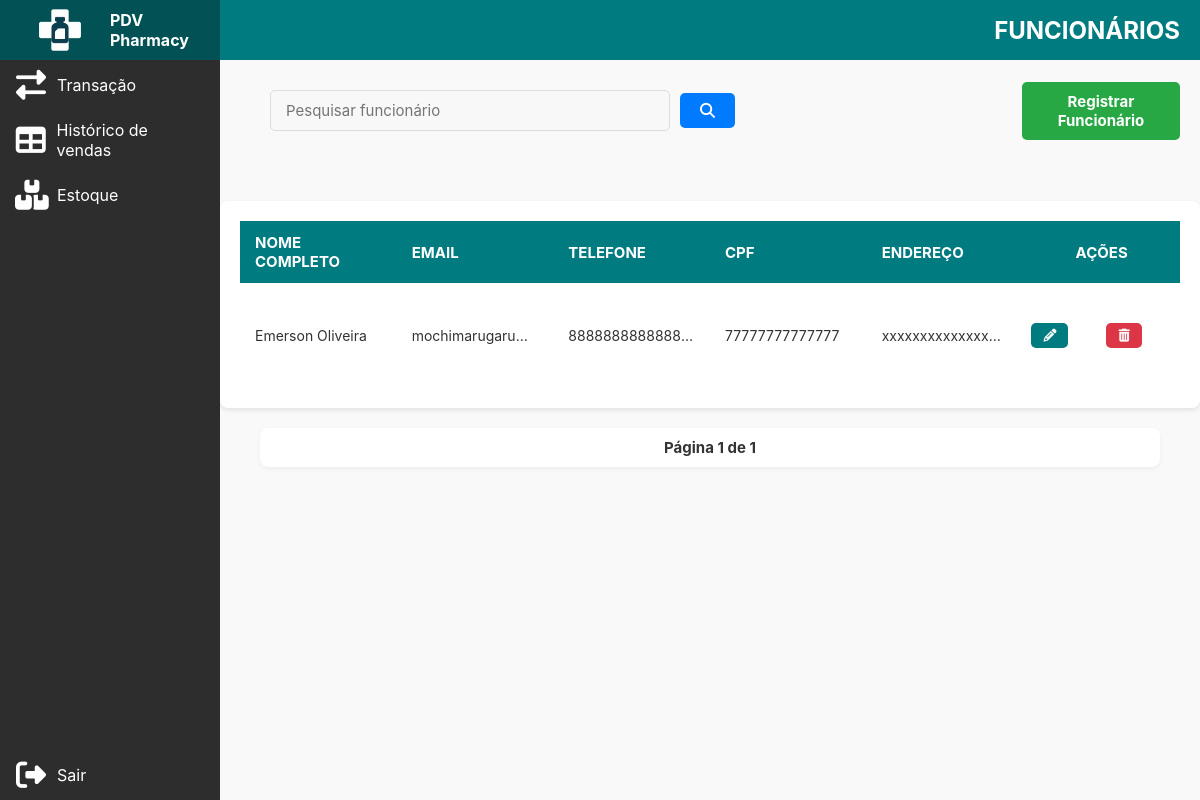
The page /funcionarios/listar/ (signed in) on the database as committed earlier.
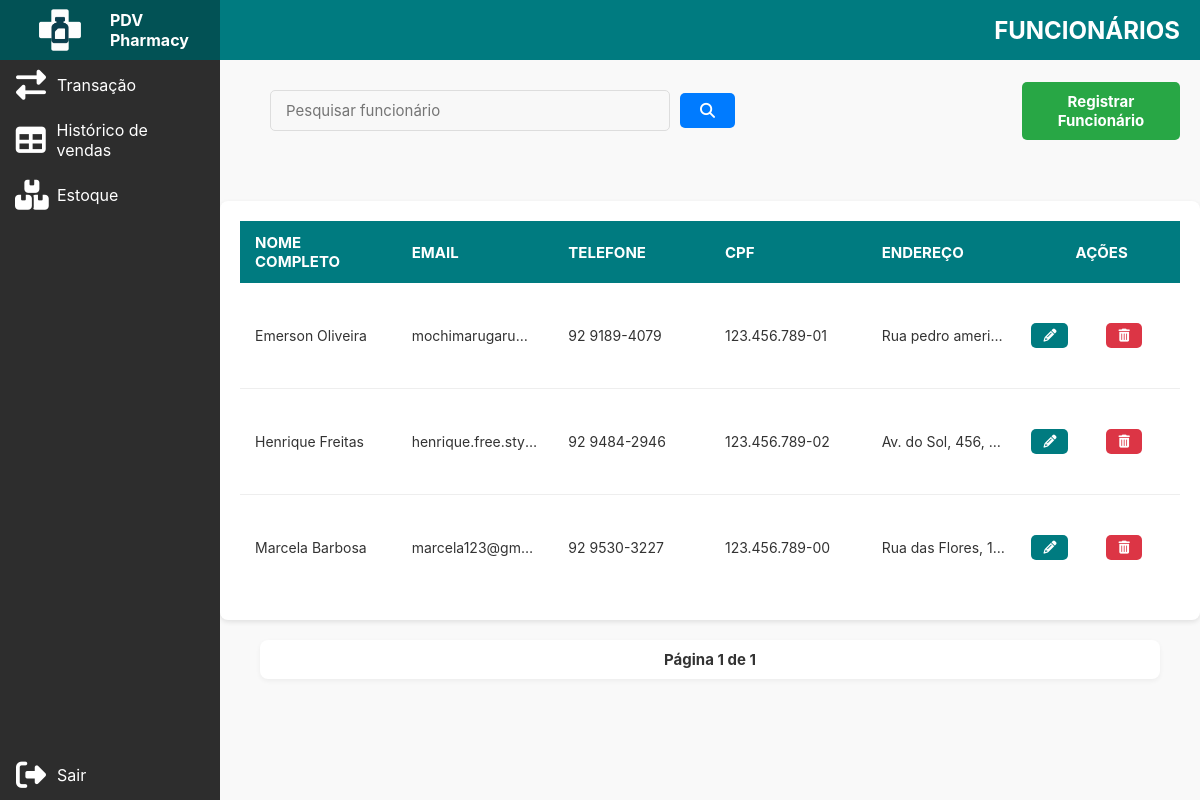
The same page on the database as committed later.
### funcionario/models.py (models this page shows)
class Funcionario(models.Model):
    user = models.OneToOneField(User, on_delete=models.CASCADE, null=True, blank=True)  # ALTERADO TEMPORARIAMENTE
    SEXO_CHOICES = [
        ('M', 'Masculino'),
        ('F', 'Feminino'),
        ('O', 'Outro'),
    ]
    telefone = models.CharField(max_length=15)
    cpf = models.CharField(max_length=14, unique=True)
    endereco = models.CharField(max_length=255)
    sexo = models.CharField(max_length=1, choices=SEXO_CHOICES)
    data_nascimento = models.DateField()
    foto = models.ImageField(upload_to='fotos_funcionarios/', blank=True, null=True)
    observacao = models.TextField(blank=True, null=True)
    criado_em = models.DateTimeField(auto_now_add=True)

### funcionario/views.py (the view, shortened to what this page needs)
# urls.py: path('listar/', views.listar_funcionarios, name='listar_funcionarios'),
@login_required
def listar_funcionarios(request):
    if not is_dono(request.user):
        return redirect('login')
    query = request.GET.get('q', '')
    funcionarios_qs = Funcionario.objects.all().order_by('user__first_name', 'user__last_name')
    paginator = Paginator(funcionarios_qs, 10)
    page_number = request.GET.get('page')
    page_obj = paginator.get_page(page_number)
    return render(request, 'funcionarios/listar.html', {
        'page_obj': page_obj,
        'query': query
    })

### funcionario/views.py (called while the page is built)
def is_dono(user):
    return user.groups.filter(name='dono').exists()

### templates/funcionarios/listar.html (shortened to what this page needs)
{% load static %}
<html lang="pt">
<head>
    <link rel="stylesheet" href="{% static 'css/style_funcionario.css' %}">
    <link rel="stylesheet"  href="https://cdnjs.cloudflare.com/ajax/libs/font-awesome/6.4.0/css/all.min.css"/>
</head>
<body>
<div class="sidebar">
    <div class="sidebar-top">
        <img src="{% static 'img/logo-icon.png' %}" alt="Logo PDV Farma" class="logo">
        <span class="logo-text">PDV Pharmacy</span>
    </div>
    <a href="{% url 'nova_venda' %}"><i class="fas fa-exchange-alt"></i><span>Transação</span></a>
    <a href="{% url 'historico_vendas' %}"><i class="fas fa-solid fa-table"></i><span>Histórico de vendas</span></a>
    <a href="{% url 'listar_produtos' %}"><i class="fas fa-boxes"></i><span>Estoque</span></a>
        {% if user.is_authenticated %}
            <a href="#" class="logout-link">
                <i class="fas fa-sign-out-alt"></i><span>Sair</span>
            </a>
        {% endif %}
    </div>
<div class="main-content">
    <div class="topbar">
        FUNCIONÁRIOS
    </div>
    <div class="controls">
        <form method="GET" action="{% url 'listar_funcionarios' %}">
            <input type="text" name="q" value="{{ query }}" placeholder="Pesquisar funcionário">
            <button type="submit" class="button"><i class="fas fa-search"></i></button>
        </form>
        <a href="{% url 'registrar_funcionario' %}"><button class="button button-primary">Registrar Funcionário</button></a>
    </div>
    <div class="products-list-container">
        {% if page_obj %}
            <table class="data-table">
                <thead>
                    <tr>
                        <th>Nome Completo</th>
                        <th>Email</th>
                        <th>Telefone</th>
                        <th>CPF</th>
                        <th>Endereço</th>
                        <th>Ações</th>
                    </tr>
                </thead>
                <tbody>
                    {% for funcionario in page_obj %}
                        <tr>
                            <td>{{ funcionario.user.first_name }} {{ funcionario.user.last_name }}</td>
                            <td>{{ funcionario.user.email }}</td>
                            <td>{{ funcionario.telefone }}</td>
                            <td>{{ funcionario.cpf }}</td>
                            <td>{{ funcionario.endereco }}</td>
                            <td class="actions-cell">
    <a href="{% url 'editar_funcionario' funcionario.id %}" class="action-button edit">
        <i class="fas fa-pencil-alt"></i> </a>
    <form action="{% url 'deletar_funcionario' funcionario.id %}" method="post" style="display:inline;">
        <button type="submit" class="btn btn-danger" onclick="return confirm('Tem certeza que deseja deletar o funcionário {{ funcionario.user.first_name }} {{ funcionario.user.last_name }}? Esta ação é irreversível!');">
            <i class="fas fa-trash-alt"></i> </button>
    </form>
</td>
                        </tr>
                    {% endfor %}
                </tbody>
            </table>
        {% else %}
            <p style="text-align: center; margin-top: 20px;">Nenhum funcionário encontrado.</p>
        {% endif %}
    </div>
    <div class="paginacao">
        <span class="paginacao-info">Página {{ page_obj.number }} de {{ page_obj.paginator.num_pages }}</span>
    </div>
</div>
</body>
</html>

Rows that differ between the two databases and show on the page:
changed Funcionario "Emerson": telefone "8888888888888…" → "92 9189-4079"; cpf "77777777777777" → "123.456.789-01"; endereco "xxxxxxxxxxxxxxx…" → "Rua pedro ameri…"
added Funcionario: user.first_name "Henrique", user.last_name "Freitas", user.email "henrique.free.sty…", telefone "92 9484-2946", cpf "123.456.789-02", endereco "Av. do Sol, 456,…"
added Funcionario: user.first_name "Marcela", user.last_name "Barbosa", user.email "marcela123@gm…", telefone "92 9530-3227", cpf "123.456.789-00", endereco "Rua das Flores, 1…"
